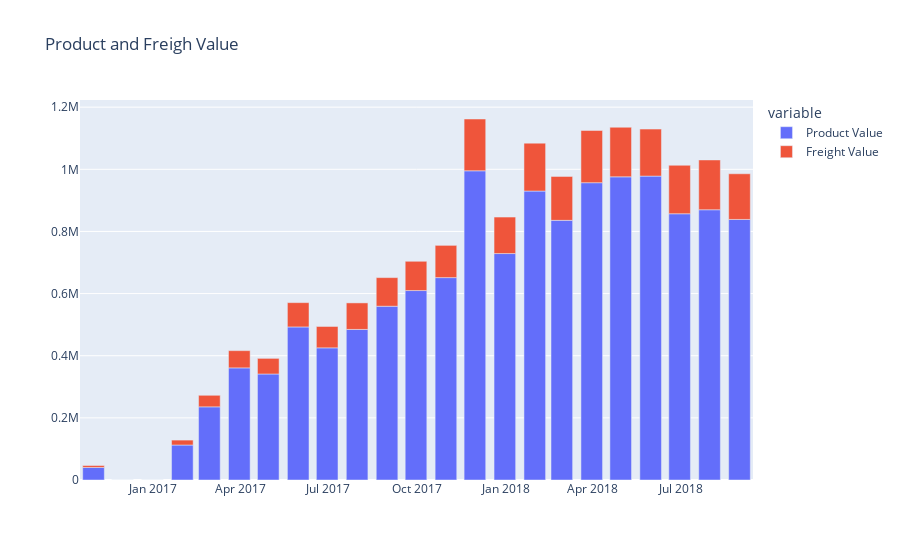

Here is the notebook cell this chart was saved with:
### Code cell
fig = px.bar(
    monthly_orders, 
    x='order_purchase_timestamp', 
    y=['product_value', 'freigh_value'],
    labels={'product_value': 'Product Value', 'freigh_value': 'Freight Value'},
    title='Product and Freigh Value'
)

fig.update_traces(
    name='Product Value',
    selector=dict(name='product_value')
)

fig.update_traces(
    name='Freight Value',
    selector=dict(name='freigh_value')
)

fig.update_layout(
    xaxis=dict(
        title=None
    ),
    yaxis=dict(
        title=None,
    )
)

fig.show()

### Figure 1 — Plotly figure (JSON) as saved in the notebook; plotly's stock layout.template omitted (floating-point values rounded to 4 significant figures)
{"data": [{"alignmentgroup": "True", "hovertemplate": "variable=product_value<br>order_purchase_timestamp=%{x}<br>value=%{y}<extra></extra>", "legendgroup": "product_value", "marker": {"color": "#636efa", "pattern": {"shape": ""}}, "name": "Product Value", "offsetgroup": "product_value", "orientation": "v", "showlegend": true, "textposition": "auto", "type": "bar", "x": ["2016-10-31T00:00:00", "2016-11-30T00:00:00", "2016-12-31T00:00:00", "2017-01-31T00:00:00", "2017-02-28T00:00:00", "2017-03-31T00:00:00", "2017-04-30T00:00:00", "2017-05-31T00:00:00", "2017-06-30T00:00:00", "2017-07-31T00:00:00", "2017-08-31T00:00:00", "2017-09-30T00:00:00", "2017-10-31T00:00:00", "2017-11-30T00:00:00", "2017-12-31T00:00:00", "2018-01-31T00:00:00", "2018-02-28T00:00:00", "2018-03-31T00:00:00", "2018-04-30T00:00:00", "2018-05-31T00:00:00", "2018-06-30T00:00:00", "2018-07-31T00:00:00", "2018-08-31T00:00:00"], "xaxis": "x", "y": [40450.0, 0, 10.9, 112600.0, 235500.0, 360900.0, 341200.0, 492600.0, 425400.0, 484600.0, 559300.0, 609800.0, 651400.0, 995200.0, 728800.0, 930000.0, 835700.0, 956900.0, 975800.0, 978100.0, 856900.0, 869800.0, 838700.0], "yaxis": "y"}, {"alignmentgroup": "True", "hovertemplate": "variable=freigh_value<br>order_purchase_timestamp=%{x}<br>value=%{y}<extra></extra>", "legendgroup": "freigh_value", "marker": {"color": "#EF553B", "pattern": {"shape": ""}}, "name": "Freight Value", "offsetgroup": "freigh_value", "orientation": "v", "showlegend": true, "textposition": "auto", "type": "bar", "x": ["2016-10-31T00:00:00", "2016-11-30T00:00:00", "2016-12-31T00:00:00", "2017-01-31T00:00:00", "2017-02-28T00:00:00", "2017-03-31T00:00:00", "2017-04-30T00:00:00", "2017-05-31T00:00:00", "2017-06-30T00:00:00", "2017-07-31T00:00:00", "2017-08-31T00:00:00", "2017-09-30T00:00:00", "2017-10-31T00:00:00", "2017-11-30T00:00:00", "2017-12-31T00:00:00", "2018-01-31T00:00:00", "2018-02-28T00:00:00", "2018-03-31T00:00:00", "2018-04-30T00:00:00", "2018-05-31T00:00:00", "2018-06-30T00:00:00", "2018-07-31T00:00:00", "2018-08-31T00:00:00"], "xaxis": "x", "y": [6220.0, 0, 8.72, 15880.0, 37170.0, 55460.0, 50270.0, 78220.0, 68760.0, 85390.0, 92110.0, 94230.0, 103800.0, 166700.0, 117500.0, 154200.0, 141500.0, 168100.0, 159600.0, 151400.0, 156100.0, 160300.0, 146900.0], "yaxis": "y"}], "layout": {"barmode": "relative", "legend": {"title": {"text": "variable"}, "tracegroupgap": 0}, "title": {"text": "Product and Freigh Value"}, "xaxis": {"anchor": "y", "domain": [0, 1], "title": {}}, "yaxis": {"anchor": "x", "domain": [0, 1], "title": {}}}}
